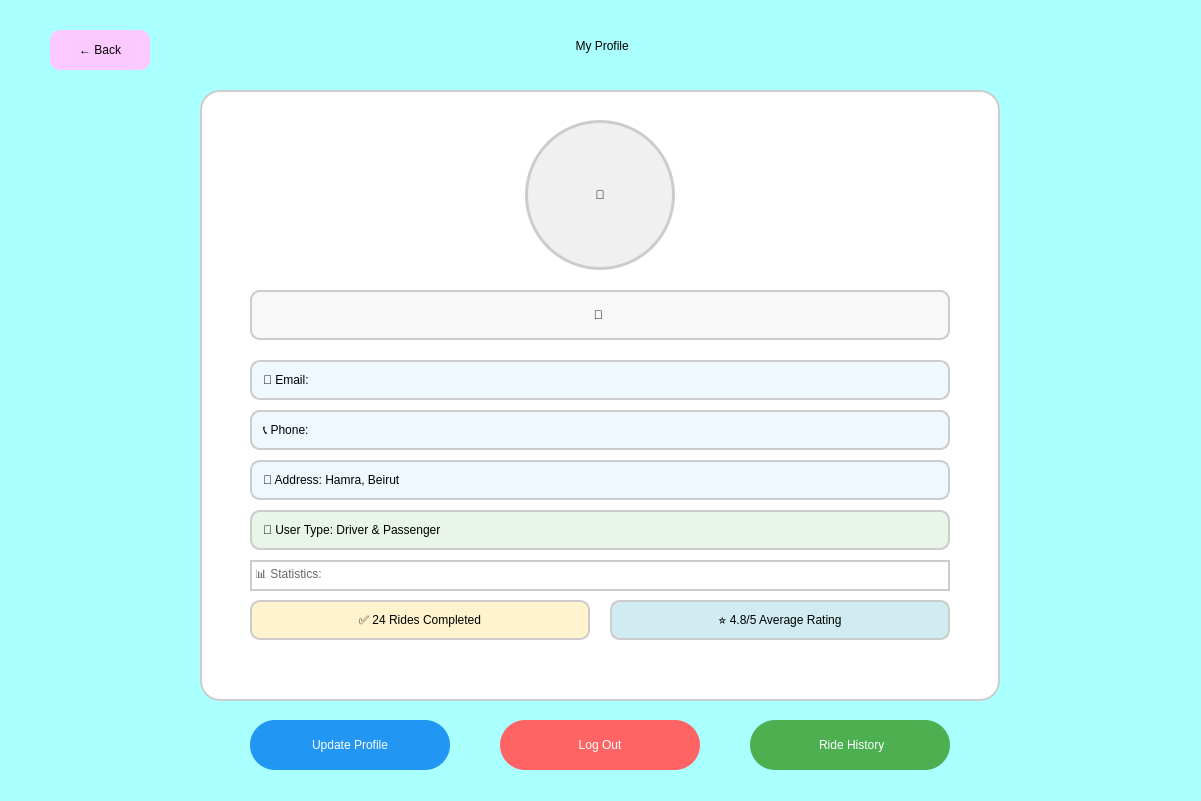
<?xml version="1.0" encoding="UTF-8"?>
<ui version="4.0">
 <class>Dialog</class>
 <widget class="QDialog" name="Dialog">
  <property name="geometry">
   <rect>
    <x>0</x>
    <y>0</y>
    <width>1201</width>
    <height>801</height>
   </rect>
  </property>
  <property name="windowTitle">
   <string>AUBus - My Profile</string>
  </property>
  <property name="styleSheet">
   <string notr="true">background-color: rgb(170, 255, 255);</string>
  </property>
  <widget class="QLabel" name="headerLabel">
   <property name="geometry">
    <rect>
     <x>400</x>
     <y>20</y>
     <width>401</width>
     <height>51</height>
    </rect>
   </property>
   <property name="styleSheet">
    <string notr="true">font: 63 24pt &quot;Sitka Heading Semibold&quot;; color: black;</string>
   </property>
   <property name="text">
    <string> My Profile</string>
   </property>
   <property name="alignment">
    <set>Qt::AlignCenter</set>
   </property>
  </widget>
  <widget class="QWidget" name="profileCard" native="true">
   <property name="geometry">
    <rect>
     <x>200</x>
     <y>90</y>
     <width>800</width>
     <height>611</height>
    </rect>
   </property>
   <property name="styleSheet">
    <string notr="true">
     background-color: white;
     border-radius: 20px;
     border: 2px solid #cccccc;
    </string>
   </property>
   <widget class="QLabel" name="profilePhoto">
    <property name="geometry">
     <rect>
      <x>325</x>
      <y>30</y>
      <width>150</width>
      <height>150</height>
     </rect>
    </property>
    <property name="styleSheet">
     <string notr="true">
      background-color: #f0f0f0;
      border-radius: 75px;
      border: 3px solid #cccccc;
     </string>
    </property>
    <property name="text">
     <string>👤</string>
    </property>
    <property name="alignment">
     <set>Qt::AlignCenter</set>
    </property>
   </widget>
   <widget class="QLabel" name="userNameLabel">
    <property name="geometry">
     <rect>
      <x>50</x>
      <y>200</y>
      <width>700</width>
      <height>50</height>
     </rect>
    </property>
    <property name="styleSheet">
     <string notr="true">
      font: 63 14pt &quot;Sitka Heading Semibold&quot;;
      color: black;
      background-color: #f8f8f8;
      border-radius: 10px;
      padding: 10px;
     </string>
    </property>
    <property name="text">
     <string>👤 </string>
    </property>
    <property name="alignment">
     <set>Qt::AlignCenter</set>
    </property>
   </widget>
   <widget class="QLabel" name="emailLabel">
    <property name="geometry">
     <rect>
      <x>50</x>
      <y>270</y>
      <width>700</width>
      <height>40</height>
     </rect>
    </property>
    <property name="styleSheet">
     <string notr="true">
      font: 63 10pt &quot;Sitka Heading Semibold&quot;;
      color: black;
      background-color: #f0f8ff;
      border-radius: 10px;
      padding: 8px;
     </string>
    </property>
    <property name="text">
     <string>📧 Email: </string>
    </property>
   </widget>
   <widget class="QLabel" name="phoneLabel">
    <property name="geometry">
     <rect>
      <x>50</x>
      <y>320</y>
      <width>700</width>
      <height>40</height>
     </rect>
    </property>
    <property name="styleSheet">
     <string notr="true">
      font: 63 8pt &quot;Sitka Heading Semibold&quot;;
      color: black;
      background-color: #f0f8ff;
      border-radius: 10px;
      padding: 8px;
     </string>
    </property>
    <property name="text">
     <string>📞 Phone: </string>
    </property>
   </widget>
   <widget class="QLabel" name="addressLabel">
    <property name="geometry">
     <rect>
      <x>50</x>
      <y>370</y>
      <width>700</width>
      <height>40</height>
     </rect>
    </property>
    <property name="styleSheet">
     <string notr="true">
      font: 63 10pt &quot;Sitka Heading Semibold&quot;;
      color: black;
      background-color: #f0f8ff;
      border-radius: 10px;
      padding: 8px;
     </string>
    </property>
    <property name="text">
     <string>📍 Address: Hamra, Beirut</string>
    </property>
   </widget>
   <widget class="QLabel" name="userTypeLabel">
    <property name="geometry">
     <rect>
      <x>50</x>
      <y>420</y>
      <width>700</width>
      <height>40</height>
     </rect>
    </property>
    <property name="styleSheet">
     <string notr="true">
      font: 63 10pt &quot;Sitka Heading Semibold&quot;;
      color: black;
      background-color: #e8f5e8;
      border-radius: 10px;
      padding: 8px;
     </string>
    </property>
    <property name="text">
     <string>🚗 User Type: Driver &amp; Passenger</string>
    </property>
   </widget>
   <widget class="QLabel" name="statsLabel">
    <property name="geometry">
     <rect>
      <x>50</x>
      <y>470</y>
      <width>700</width>
      <height>31</height>
     </rect>
    </property>
    <property name="styleSheet">
     <string notr="true">
      font: 63 12pt &quot;Sitka Heading Semibold&quot;;
      color: #666666;
     </string>
    </property>
    <property name="text">
     <string>📊 Statistics:</string>
    </property>
   </widget>
   <widget class="QLabel" name="ridesCompletedLabel">
    <property name="geometry">
     <rect>
      <x>50</x>
      <y>510</y>
      <width>340</width>
      <height>40</height>
     </rect>
    </property>
    <property name="styleSheet">
     <string notr="true">
      font: 63 8pt &quot;Sitka Heading Semibold&quot;;
      color: black;
      background-color: #fff3cd;
      border-radius: 10px;
      padding: 8px;
     </string>
    </property>
    <property name="text">
     <string>✅ 24 Rides Completed</string>
    </property>
    <property name="alignment">
     <set>Qt::AlignCenter</set>
    </property>
   </widget>
   <widget class="QLabel" name="ratingLabel">
    <property name="geometry">
     <rect>
      <x>410</x>
      <y>510</y>
      <width>340</width>
      <height>40</height>
     </rect>
    </property>
    <property name="styleSheet">
     <string notr="true">
      font: 63 8pt &quot;Sitka Heading Semibold&quot;;
      color: black;
      background-color: #d1ecf1;
      border-radius: 10px;
      padding: 8px;
     </string>
    </property>
    <property name="text">
     <string>⭐ 4.8/5 Average Rating</string>
    </property>
    <property name="alignment">
     <set>Qt::AlignCenter</set>
    </property>
   </widget>
  </widget>
  <widget class="QPushButton" name="logoutButton">
   <property name="geometry">
    <rect>
     <x>500</x>
     <y>720</y>
     <width>200</width>
     <height>50</height>
    </rect>
   </property>
   <property name="styleSheet">
    <string notr="true">
     background-color: rgb(255, 100, 100);
     border-radius: 25px;
     font: 63 14pt &quot;Sitka Heading Semibold&quot;;
     color: white;
    </string>
   </property>
   <property name="text">
    <string>Log Out</string>
   </property>
  </widget>
  <widget class="QPushButton" name="rideHistoryButton">
   <property name="geometry">
    <rect>
     <x>750</x>
     <y>720</y>
     <width>200</width>
     <height>50</height>
    </rect>
   </property>
   <property name="styleSheet">
    <string notr="true">
     background-color: #4CAF50;
     border-radius: 25px;
     font: 63 14pt &quot;Sitka Heading Semibold&quot;;
     color: white;
    </string>
   </property>
   <property name="text">
    <string> Ride History</string>
   </property>
  </widget>
  <widget class="QPushButton" name="updateProfileButton">
   <property name="geometry">
    <rect>
     <x>250</x>
     <y>720</y>
     <width>200</width>
     <height>50</height>
    </rect>
   </property>
   <property name="styleSheet">
    <string notr="true">
     background-color: #2196F3;
     border-radius: 25px;
     font: 63 14pt &quot;Sitka Heading Semibold&quot;;
     color: white;
    </string>
   </property>
   <property name="text">
    <string>Update Profile</string>
   </property>
  </widget>
  <widget class="QPushButton" name="backButton">
   <property name="geometry">
    <rect>
     <x>50</x>
     <y>30</y>
     <width>100</width>
     <height>40</height>
    </rect>
   </property>
   <property name="styleSheet">
    <string notr="true">
     background-color: rgb(251, 201, 255);
     border-radius: 10px;
     font: 63 10pt &quot;Sitka Heading Semibold&quot;;
    </string>
   </property>
   <property name="text">
    <string>← Back</string>
   </property>
  </widget>
 </widget>
 <resources/>
 <connections/>
</ui>
